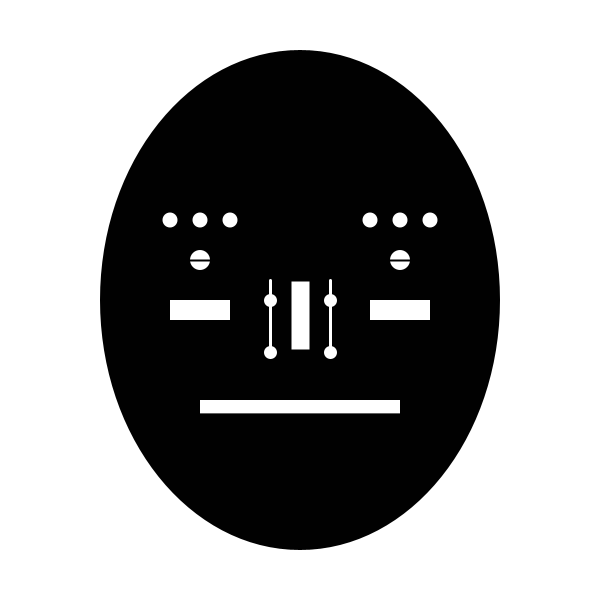
Frame 1 (no input)
Frame 60 (the mouse pressed at the canvas centre just before this capture): identical to frame 1, image omitted
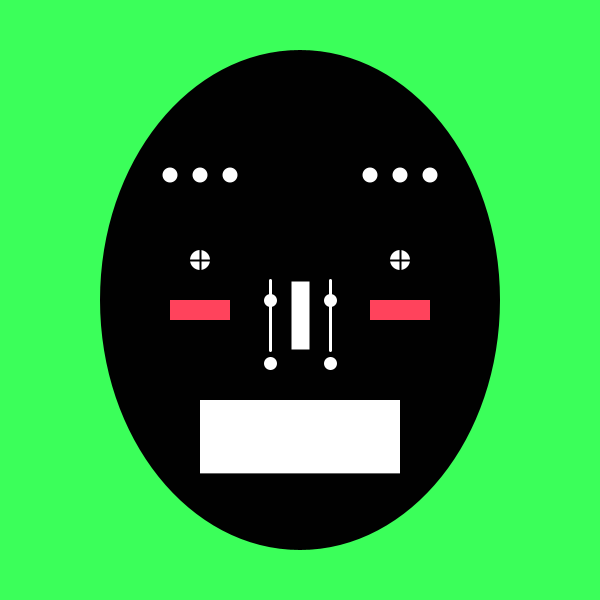
Frame 120 (the mouse held since frame 60 and released just before this capture)

The Processing sketch that drew these frames (run headless with seeded random() and noise(); from frame 60 on, the mouse is pressed at the canvas centre):

// Processing sketch: processing_63727
// ── processing_63727.pde

float x;

void setup()
{
  size(600, 600);
  background(255);
  smooth();
  noStroke();
}


void draw()
{


  x= map(mouseX, 0, width, 20, 200);
  background(255);

if (mousePressed ==true)
{
  background(59,255,90);
}
else
{
  background(255);
}
  //base
  fill(1);
  ellipse(width/2, height/2, 400, 500);

  //right eyebrow
  fill(255);
  ellipse(170, 230+x/-2, 15, 15);
  ellipse(200, 230+x/-2, 15, 15);
  ellipse(230, 230+x/-2, 15, 15);

  //right eye
  ellipse(200, 260, 20, 20);
  strokeWeight(2);
  stroke(1);
  line(180, 260, 230, 260);

  if ((mouseX<=width/2) && (mouseY>=height/2))
  {
    line(200, 230, 200, 280);
  }

  //left eyebrow
  noStroke();
  fill(255);
  ellipse(430, 230+x/-2, 15, 15);
  ellipse(400, 230+x/-2, 15, 15);
  ellipse(370, 230+x/-2, 15, 15);

  //left eye
  noStroke();
  ellipse(400, 260, 20, 20);
  strokeWeight(2);
  stroke(1);
  line(370, 260, 430, 260);

  if ((mouseX<=width/2) && (mouseY>=height/2))
  {
    line(400, 240, 400, 280);
  }


  //nose
  quad(290, 280, 310, 280, 310, 350, 290, 350);
  beginShape(LINES);
  stroke(255);
  strokeWeight(3);
  vertex(270, 280);
  vertex(270, 350);
  vertex(330, 280);
  vertex(330, 350);
  endShape();

  //top ellipses
  ellipse(270, 300, 10, 10);
  ellipse(330, 300, 10, 10);
  //bottom ellipses
  ellipse(270, 350+x/8, 10, 10);
  ellipse(330, 350+x/8, 10, 10);

  //cheeks
  noStroke();
  quad(170, 300, 230, 300, 230, 320, 170, 320);
  if ((mouseX<=width/2) && (mouseY>=x))
  {
    fill(255, 67, 92);
    quad(170, 300, 230, 300, 230, 320, 170, 320);
  }
  quad(430, 300, 370, 300, 370, 320, 430, 320);
  
  if ((mouseX<=width/2) && (mouseY>=x))
  {
    fill(255);
    quad(200, 400, 400, 400, 400, 405, 200, 405);
}

  //mouth
  noStroke();
  quad(200, 400, 400, 400, 400, 400+x/1.5, 200, 400+x/1.5);
  //  line(200, 400, 400, 400);
  
}
